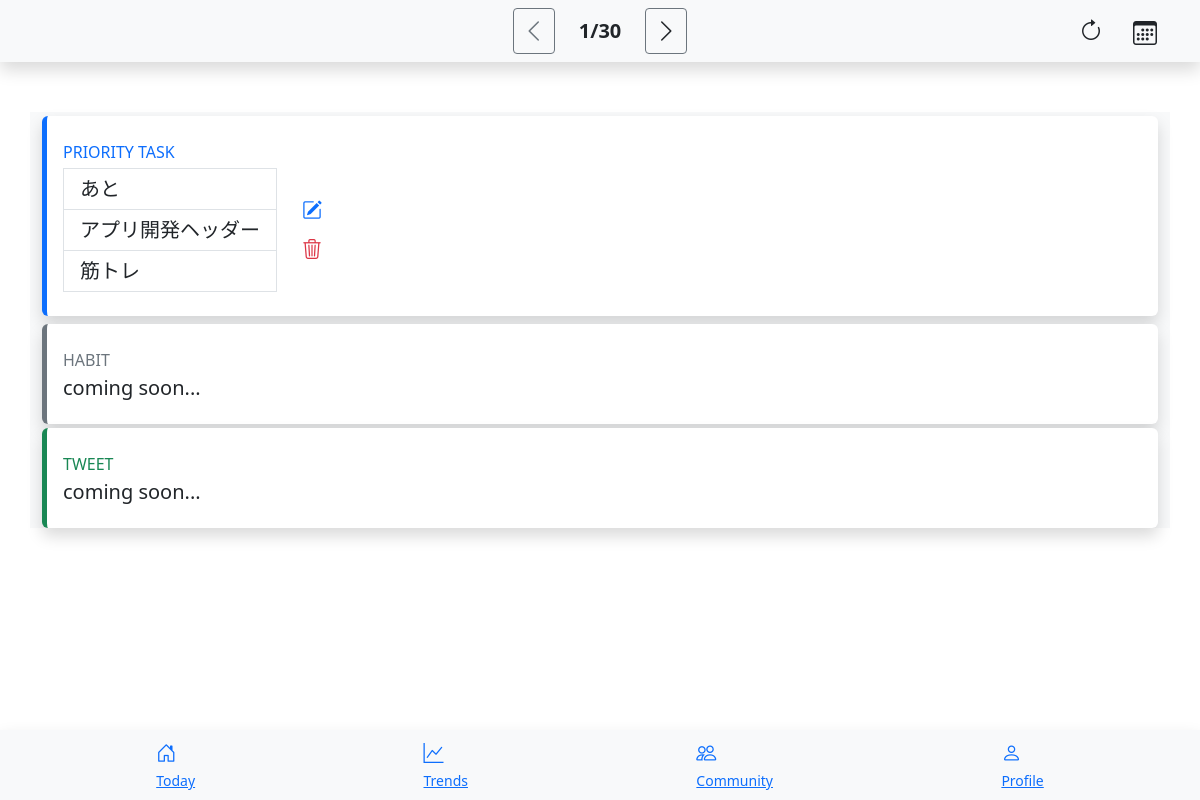
Screenshot of /pre/2025-01-31/ with the database file from the repository.
### PriorityTask/models.py (models this page shows, shortened)
class PriorityTask(models.Model):
    created_date = models.DateField("作成日", auto_now_add=True)
    task1 = models.CharField("タスク1", max_length=150)
    task2 = models.CharField("タスク2", max_length=150)
    task3 = models.CharField("タスク3", max_length=150)

### PriorityTask/views.py (the view)
# urls.py: path('', index.as_view(), name='index'),
class index(TemplateView):
    template_name = "PriorityTask/index.html"
    def get(self, request, *args, **kwargs):
        self.today = now().date()
        if 'post' in kwargs:
            post = kwargs['post'] # tomorrowという指示があったらそのdateを保管する
            post = datetime.strptime(post, '%Y-%m-%d').date()
            self.current_date = post + timedelta(days=1)
        elif 'pre' in kwargs:
            pre = kwargs['pre']
            pre = datetime.strptime(pre, '%Y-%m-%d').date()
            self.current_date = pre - timedelta(days=1)
        else:
            self.current_date = now().date()
        return super().get(request, *args, **kwargs)
    def get_context_data(self, **kwargs):
        context = super().get_context_data(**kwargs)
        context['task'] = PriorityTask.objects.filter(created_date=self.current_date).first()
        context['current_date'] = self.current_date
        context['today'] = self.today
        return context

### PriorityTask/templates/PriorityTask/index.html (shortened to what this page needs)
{% extends "PriorityTask/base.html" %}
{% load static %}
{% block header %}
<nav class="navbar navbar-light bg-light fixed-top shadow">
  <div class="container position-relative">
    <div class="d-flex justify-content-center align-items-center w-100">
      <a class="btn btn-outline-secondary btn-sm text-decoration-none me-2" href="{% url 'PriorityTask:pre' pre=current_date %}">
        <i class="bi bi-chevron-left fs-4 text-dar"></i>
      </a>
      <span class="fw-bold fs-5 mx-3 text-dark">{{ current_date|date:'n/j' }}</span>
      <a class="btn btn-outline-secondary btn-sm text-decoration-none ms-2" href="{% url 'PriorityTask:post' post=current_date %}">
        <i class="bi bi-chevron-right fs-4 text-dark"></i>
      </a>
    </div>
    <div class="position-absolute top-0 end-0 d-flex">
      <a class="btn btn-sm text-decoration-none me-2" href="{% url 'PriorityTask:index' %}">
        <i class="bi bi-arrow-clockwise fs-4 text-dark"></i>
      </a>
      <button class="btn text-decoration-none" data-bs-toggle="modal" data-bs-target="#calendarModal">
        <i class="bi bi-calendar3 fs-4 text-dark"></i>
      </button>
    </div>
  </div>
</nav>
{% endblock %}
{% block content %}
<div class="container bg-light my-5">
  <div class="row">
    <div class="col-12 my-1">
      <div class="card border-0 border-start border-5 border-primary shadow h-200 py-2">
        <div class="card-body">
          <div class="row no-gutters align-items-center">
            <div class="col mr-2">
              <div class="text-xs font-weight-bold text-primary text-uppercase mb-1">Priority Task</div>
              <ul class="list-group list-group-flush">
                <div class="row align-items-center">
                {% if task %}
                <div class="col-auto ">
                  <li class="list-group-item h5 mb-0 font-weight-bold text-gray-800">{{ task.task1 }}</li>
                  <li class="list-group-item h5 mb-0 font-weight-bold text-gray-800">{{ task.task2 }}</li>
                  <li class="list-group-item h5 mb-0 font-weight-bold text-gray-800">{{ task.task3 }}</li>
                </div>
                <div class="col-auto d-flex flex-column justify-content-center align-items-center">
                  <a href="{% url 'PriorityTask:edit' pk=task.id %}" class="mb-2 text-decoration-none">
                    <i class="bi bi-pencil-square fs-5 text-primary"></i>
                  </a>
                  <form action="{% url 'PriorityTask:delete' pk=task.id %}" method="POST" onsubmit="return confirm('本当に削除しますか？')" class="m-0 p-0">
                    <button type="submit" class="btn p-0">
                      <i class="bi bi-trash3 fs-5 text-danger"></i>
                    </button>
                  </form>
                </div>
                {% elif current_date > today %}
                  <div class="h5 mb-0 fw-bold text-gray-800">まだ先のお話、、、</div>
                {% else %}
                  <div class="task-form-container">
                    <a href="{% url 'PriorityTask:add' %} " class="h5 mb-0 fw-bold text-gray-800">タスクを追加</a>
                  </div>
                {% endif %}
              </ul>
            </div>
            </div>
          </div>
        </div>
      </div>
    </div>
    <div class="col-12 my-1">
      <div class="card border-0 border-start border-5 border-secondary shadow h-100 py-2">
        <div class="card-body">
          <div class="row no-gutters align-items-center">
            <div class="col mr-2">
              <div class="text-xs font-weight-bold text-secondary text-uppercase mb-1">Habit</div>
              <div class="h5 mb-0 font-weight-bold text-gray-800">coming soon...</div>
            </div>
          </div>
        </div>
      </div>
    </div>
    <div class="col-12 my-1">
      <div class="card border-0 border-start border-5 border-success shadow h-100 py-2">
        <div class="card-body">
          <div class="row no-gutters align-items-center">
            <div class="col mr-2">
              <div class="text-xs font-weight-bold text-success text-uppercase mb-1">Tweet</div>
              <div class="h5 mb-0 font-weight-bold text-gray-800">coming soon...</div>
            </div>
          </div>
        </div>
      </div>
    </div>
  </div>
{% endblock %}
{% block footer %}
<nav class="navbar navbar-light bg-light fixed-bottom shadow">
  <div class="container d-flex justify-content-around text-white">
    <a href="#" class="nav-button" onclick="alert('Today画面は未実装'); return false;">
      <i class="bi bi-house-door fs-5"></i><br><small>Today</small>
    </a>
    <a href="#" class="nav-button" onclick="alert('Trends画面は未実装'); return false;">
      <i class="bi bi-graph-up fs-5"></i><br><small>Trends</small>
    </a>
    <a href="#" class="nav-button" onclick="alert('Community画面は未実装'); return false;">
      <i class="bi bi-people fs-5"></i><br><small>Community</small>
    </a>
    <a href="#" class="nav-button" onclick="alert('Profile画面は未実装'); return false;">
      <i class="bi bi-person fs-5"></i><br><small>Profile</small>
    </a>
  </div>
</nav>
{% endblock %}

### PriorityTask/static/PriorityTask/css/style.css (style rules this page uses)
.navbar.fixed-top { padding-top: calc(0.5rem + env(safe-area-inset-top)); background-color: #f8f9fa; }
.navbar.fixed-bottom { padding: 0.5rem 0; padding-bottom: calc(0.5rem + env(safe-area-inset-bottom)); background-color: #f8f9fa; }

### rows the page displays
PriorityTask: task1 "あと", task2 "アプリ開発ヘッダー", task3 "筋トレ"

### other values shown
{{ current_date|date:'n/j' }} "1/30"
